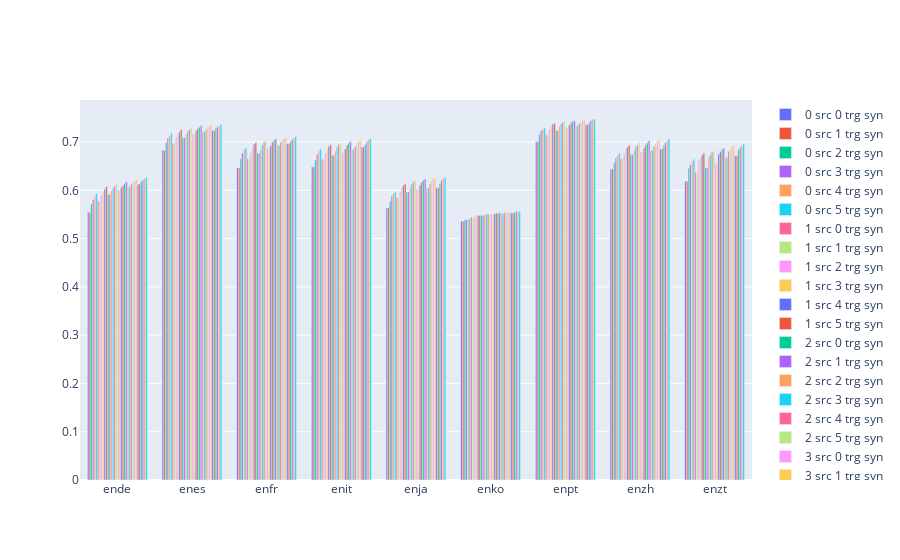

The notebook cell saved with this chart:
### Code cell
datalist = []
for num_synonyms_sourcelang in range(6):
  for num_synonyms_targetlang in range(6):
    yvals = [langpair_to_num_src_trg_synonyms_to_accuracy[lang][(num_synonyms_sourcelang, num_synonyms_targetlang)] for lang in langpair_list]
    dataitem = go.Bar(name=f'{num_synonyms_sourcelang} src {num_synonyms_targetlang} trg syn', x=langpair_list, y=yvals)
    datalist.append(dataitem)
fig = go.Figure(data=datalist)
# Change the bar mode
fig.update_layout(barmode='group')
fig.show()

### Figure 1 — Plotly figure (JSON) as saved in the notebook; plotly's stock layout.template omitted (floating-point values rounded to 4 significant figures)
{"data": [{"name": "0 src 0 trg syn", "type": "bar", "x": ["ende", "enes", "enfr", "enit", "enja", "enko", "enpt", "enzh", "enzt"], "y": [0.5545, 0.6831, 0.6465, 0.6487, 0.5635, 0.5362, 0.7005, 0.6442, 0.6186]}, {"name": "0 src 1 trg syn", "type": "bar", "x": ["ende", "enes", "enfr", "enit", "enja", "enko", "enpt", "enzh", "enzt"], "y": [0.5547, 0.6833, 0.6466, 0.6487, 0.5642, 0.5362, 0.7006, 0.6443, 0.6187]}, {"name": "0 src 2 trg syn", "type": "bar", "x": ["ende", "enes", "enfr", "enit", "enja", "enko", "enpt", "enzh", "enzt"], "y": [0.5718, 0.6984, 0.6656, 0.663, 0.578, 0.5385, 0.7153, 0.6574, 0.6465]}, {"name": "0 src 3 trg syn", "type": "bar", "x": ["ende", "enes", "enfr", "enit", "enja", "enko", "enpt", "enzh", "enzt"], "y": [0.5808, 0.708, 0.6772, 0.6744, 0.5886, 0.5396, 0.7238, 0.6664, 0.6531]}, {"name": "0 src 4 trg syn", "type": "bar", "x": ["ende", "enes", "enfr", "enit", "enja", "enko", "enpt", "enzh", "enzt"], "y": [0.5872, 0.7127, 0.6848, 0.6813, 0.5936, 0.5404, 0.7272, 0.6716, 0.6605]}, {"name": "0 src 5 trg syn", "type": "bar", "x": ["ende", "enes", "enfr", "enit", "enja", "enko", "enpt", "enzh", "enzt"], "y": [0.5934, 0.7186, 0.6881, 0.685, 0.5963, 0.5406, 0.729, 0.6769, 0.6644]}, {"name": "1 src 0 trg syn", "type": "bar", "x": ["ende", "enes", "enfr", "enit", "enja", "enko", "enpt", "enzh", "enzt"], "y": [0.5777, 0.6975, 0.6654, 0.6645, 0.5854, 0.5447, 0.7153, 0.6654, 0.6375]}, {"name": "1 src 1 trg syn", "type": "bar", "x": ["ende", "enes", "enfr", "enit", "enja", "enko", "enpt", "enzh", "enzt"], "y": [0.5778, 0.6976, 0.6654, 0.6645, 0.586, 0.5448, 0.7154, 0.6655, 0.6376]}, {"name": "1 src 2 trg syn", "type": "bar", "x": ["ende", "enes", "enfr", "enit", "enja", "enko", "enpt", "enzh", "enzt"], "y": [0.5903, 0.7089, 0.6793, 0.6756, 0.5976, 0.5464, 0.7268, 0.6765, 0.6612]}, {"name": "1 src 3 trg syn", "type": "bar", "x": ["ende", "enes", "enfr", "enit", "enja", "enko", "enpt", "enzh", "enzt"], "y": [0.5972, 0.7167, 0.6894, 0.6857, 0.6061, 0.5475, 0.7338, 0.6844, 0.6672]}, {"name": "1 src 4 trg syn", "type": "bar", "x": ["ende", "enes", "enfr", "enit", "enja", "enko", "enpt", "enzh", "enzt"], "y": [0.6023, 0.7211, 0.696, 0.691, 0.6108, 0.5481, 0.7371, 0.6891, 0.6734]}, {"name": "1 src 5 trg syn", "type": "bar", "x": ["ende", "enes", "enfr", "enit", "enja", "enko", "enpt", "enzh", "enzt"], "y": [0.6077, 0.7264, 0.6988, 0.6946, 0.6132, 0.5483, 0.7387, 0.6941, 0.6767]}, {"name": "2 src 0 trg syn", "type": "bar", "x": ["ende", "enes", "enfr", "enit", "enja", "enko", "enpt", "enzh", "enzt"], "y": [0.5914, 0.7089, 0.6769, 0.6725, 0.5959, 0.5476, 0.7233, 0.6737, 0.6463]}, {"name": "2 src 1 trg syn", "type": "bar", "x": ["ende", "enes", "enfr", "enit", "enja", "enko", "enpt", "enzh", "enzt"], "y": [0.5914, 0.7089, 0.6769, 0.6725, 0.5964, 0.5477, 0.7234, 0.6738, 0.6464]}, {"name": "2 src 2 trg syn", "type": "bar", "x": ["ende", "enes", "enfr", "enit", "enja", "enko", "enpt", "enzh", "enzt"], "y": [0.5993, 0.7162, 0.6846, 0.6808, 0.6061, 0.5492, 0.7316, 0.6828, 0.6683]}, {"name": "2 src 3 trg syn", "type": "bar", "x": ["ende", "enes", "enfr", "enit", "enja", "enko", "enpt", "enzh", "enzt"], "y": [0.6052, 0.7227, 0.6943, 0.6899, 0.6133, 0.5501, 0.7379, 0.6901, 0.6738]}, {"name": "2 src 4 trg syn", "type": "bar", "x": ["ende", "enes", "enfr", "enit", "enja", "enko", "enpt", "enzh", "enzt"], "y": [0.6094, 0.7262, 0.7001, 0.6946, 0.6176, 0.5507, 0.7409, 0.6945, 0.6797]}, {"name": "2 src 5 trg syn", "type": "bar", "x": ["ende", "enes", "enfr", "enit", "enja", "enko", "enpt", "enzh", "enzt"], "y": [0.6132, 0.7313, 0.7028, 0.6979, 0.6199, 0.551, 0.7425, 0.6992, 0.6822]}, {"name": "3 src 0 trg syn", "type": "bar", "x": ["ende", "enes", "enfr", "enit", "enja", "enko", "enpt", "enzh", "enzt"], "y": [0.6002, 0.7168, 0.6864, 0.6785, 0.6012, 0.5502, 0.7292, 0.6793, 0.6555]}, {"name": "3 src 1 trg syn", "type": "bar", "x": ["ende", "enes", "enfr", "enit", "enja", "enko", "enpt", "enzh", "enzt"], "y": [0.6002, 0.7168, 0.6864, 0.6785, 0.6018, 0.5503, 0.7293, 0.6794, 0.6556]}, {"name": "3 src 2 trg syn", "type": "bar", "x": ["ende", "enes", "enfr", "enit", "enja", "enko", "enpt", "enzh", "enzt"], "y": [0.6066, 0.723, 0.6921, 0.6857, 0.6106, 0.5518, 0.7355, 0.6875, 0.675]}, {"name": "3 src 3 trg syn", "type": "bar", "x": ["ende", "enes", "enfr", "enit", "enja", "enko", "enpt", "enzh", "enzt"], "y": [0.6107, 0.7282, 0.6997, 0.6941, 0.6171, 0.5526, 0.7403, 0.6943, 0.68]}, {"name": "3 src 4 trg syn", "type": "bar", "x": ["ende", "enes", "enfr", "enit", "enja", "enko", "enpt", "enzh", "enzt"], "y": [0.6143, 0.7308, 0.7042, 0.6982, 0.6213, 0.5532, 0.743, 0.6984, 0.6849]}, {"name": "3 src 5 trg syn", "type": "bar", "x": ["ende", "enes", "enfr", "enit", "enja", "enko", "enpt", "enzh", "enzt"], "y": [0.6176, 0.7341, 0.7068, 0.7012, 0.6235, 0.5534, 0.7443, 0.7028, 0.6874]}, {"name": "4 src 0 trg syn", "type": "bar", "x": ["ende", "enes", "enfr", "enit", "enja", "enko", "enpt", "enzh", "enzt"], "y": [0.6074, 0.7214, 0.6933, 0.685, 0.6043, 0.5519, 0.7336, 0.6831, 0.6678]}, {"name": "4 src 1 trg syn", "type": "bar", "x": ["ende", "enes", "enfr", "enit", "enja", "enko", "enpt", "enzh", "enzt"], "y": [0.6075, 0.7214, 0.6933, 0.685, 0.6048, 0.552, 0.7336, 0.6831, 0.6679]}, {"name": "4 src 2 trg syn", "type": "bar", "x": ["ende", "enes", "enfr", "enit", "enja", "enko", "enpt", "enzh", "enzt"], "y": [0.6134, 0.7266, 0.6989, 0.6906, 0.6133, 0.5534, 0.7382, 0.6909, 0.6812]}, {"name": "4 src 3 trg syn", "type": "bar", "x": ["ende", "enes", "enfr", "enit", "enja", "enko", "enpt", "enzh", "enzt"], "y": [0.6166, 0.7309, 0.7037, 0.6979, 0.6196, 0.5543, 0.7427, 0.6971, 0.6859]}, {"name": "4 src 4 trg syn", "type": "bar", "x": ["ende", "enes", "enfr", "enit", "enja", "enko", "enpt", "enzh", "enzt"], "y": [0.62, 0.7328, 0.707, 0.7017, 0.6237, 0.5549, 0.7446, 0.7011, 0.6906]}, {"name": "4 src 5 trg syn", "type": "bar", "x": ["ende", "enes", "enfr", "enit", "enja", "enko", "enpt", "enzh", "enzt"], "y": [0.6225, 0.7359, 0.7093, 0.7043, 0.6257, 0.5551, 0.7459, 0.7049, 0.6929]}, {"name": "5 src 0 trg syn", "type": "bar", "x": ["ende", "enes", "enfr", "enit", "enja", "enko", "enpt", "enzh", "enzt"], "y": [0.6128, 0.7242, 0.6966, 0.6896, 0.6055, 0.5531, 0.7359, 0.6859, 0.6717]}, {"name": "5 src 1 trg syn", "type": "bar", "x": ["ende", "enes", "enfr", "enit", "enja", "enko", "enpt", "enzh", "enzt"], "y": [0.6129, 0.7242, 0.6966, 0.6896, 0.606, 0.5532, 0.7359, 0.6859, 0.6717]}, {"name": "5 src 2 trg syn", "type": "bar", "x": ["ende", "enes", "enfr", "enit", "enja", "enko", "enpt", "enzh", "enzt"], "y": [0.6184, 0.729, 0.7014, 0.6948, 0.6144, 0.5546, 0.7402, 0.6935, 0.6847]}, {"name": "5 src 3 trg syn", "type": "bar", "x": ["ende", "enes", "enfr", "enit", "enja", "enko", "enpt", "enzh", "enzt"], "y": [0.6214, 0.7323, 0.7061, 0.7011, 0.6206, 0.5554, 0.7447, 0.6995, 0.6893]}, {"name": "5 src 4 trg syn", "type": "bar", "x": ["ende", "enes", "enfr", "enit", "enja", "enko", "enpt", "enzh", "enzt"], "y": [0.6245, 0.7339, 0.7091, 0.7043, 0.6246, 0.556, 0.7465, 0.7033, 0.6938]}, {"name": "5 src 5 trg syn", "type": "bar", "x": ["ende", "enes", "enfr", "enit", "enja", "enko", "enpt", "enzh", "enzt"], "y": [0.6267, 0.7369, 0.7111, 0.7068, 0.6266, 0.5562, 0.7478, 0.707, 0.6961]}], "layout": {"barmode": "group"}}
